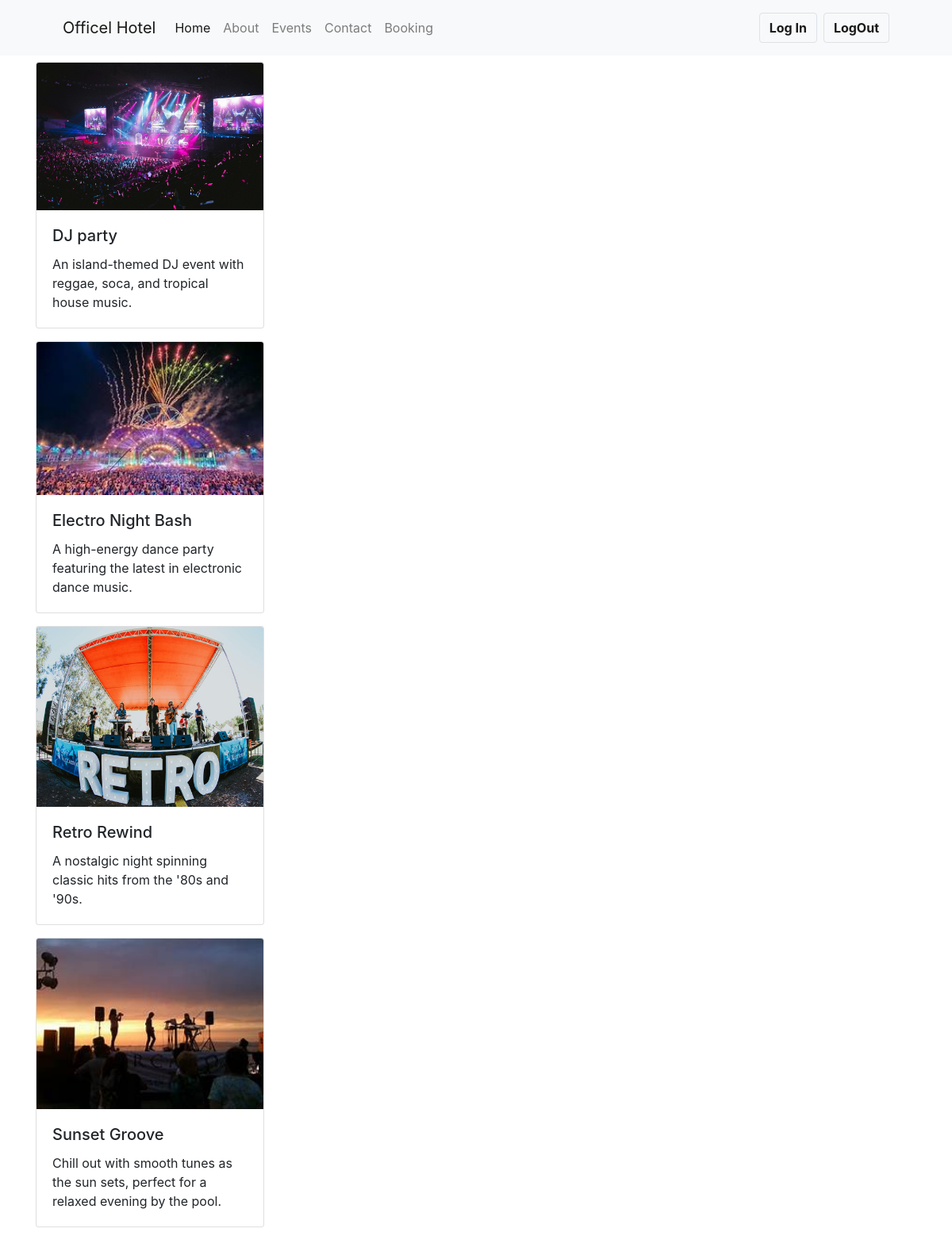
Screenshot of /events/ with the database file from the repository.
### eventapp/models.py (models this page shows, shortened)
class Events(models.Model):
    imgs=models.ImageField(upload_to='pic')
    name=models.CharField(max_length=50)
    desc=models.CharField(max_length=150)

### eventapp/views.py (the view)
# urls.py: path('events/',views.events,name="events"),
def events(request):
    dict_eve={
        'eve':Events.objects.all()
    }
    return render(request,'events.html',dict_eve)

### templates/events.html (shortened to what this page needs)
{% extends "base.html" %}
{% load static %}
{% block content %}
<div class="container">
  {% for ds in eve %}
  <div class="card" style="width: 18rem; margin-bottom: 1rem;">
    <img class="card-img-top" src="{{ ds.imgs.url }}" alt="Card image cap">
    <div class="card-body">
      <h5 class="card-title">{{ ds.name }}</h5>
      <p class="card-text">{{ ds.desc }}</p>
    </div>
  </div>
  {% endfor %}
</div>
 {% endblock content %}

### rows the page displays
Events: imgs (picture), name "DJ party", desc "An island-themed DJ event with reggae, soca, and tropical house music."
Events: imgs (picture), name "Electro Night Bash", desc "A high-energy dance party featuring the latest in electronic dance music."
Events: imgs (picture), name "Retro Rewind", desc "A nostalgic night spinning classic hits from the '80s and '90s."
Events: imgs (picture), name "Sunset Groove", desc "Chill out with smooth tunes as the sun sets, perfect for a relaxed evening by the pool."
